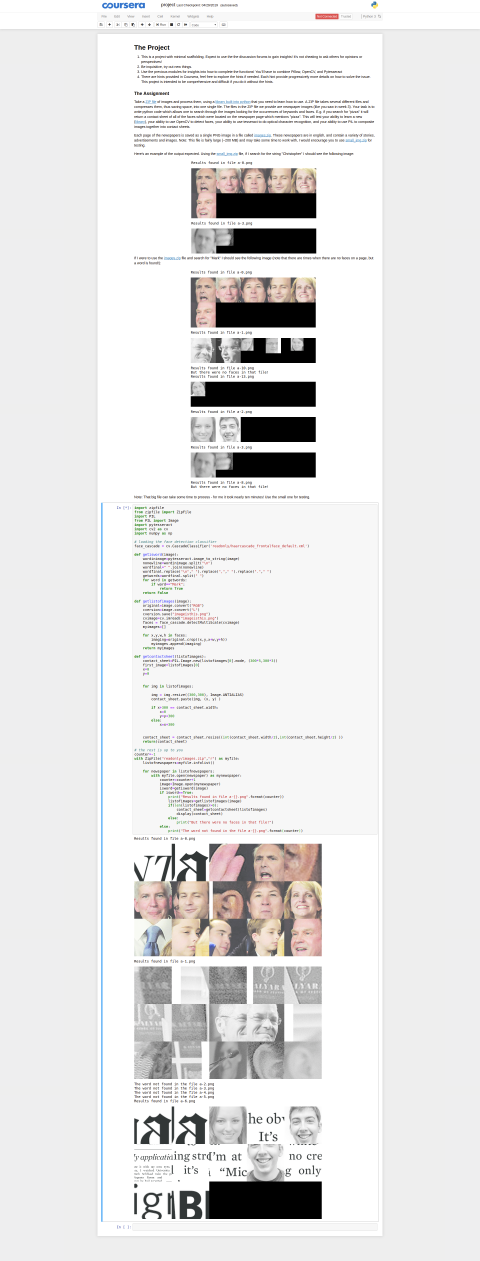
#> input picture Detection.png, 1920 x 5044 px (shown at 1/4 size)
$ python -i text_face_detection.py   (imports and definitions only)   (older library calls are emulated)
#> lines starting #> are read from the running program, lines starting #| are printed output that depends on the picture
#> further down, picture is the input picture: PIL image 1920x5044 RGBA; mean R, G, B, A 228.5, 227.7, 227.6, 255
import zipfile
from zipfile import ZipFile
import PIL
from PIL import Image
import pytesseract
import cv2 as cv
import numpy as np

# loading the face detection classifier
face_cascade = cv.CascadeClassifier('readonly/haarcascade_frontalface_default.xml')

def getisword(image):
    wordinimage=pytesseract.image_to_string(image)
    nonewline=wordinimage.split("\n")
    wordfinal=" ".join(nonewline)
    wordfinal.replace("\n"," ").replace(","," ").replace("."," ")
    getwords=wordfinal.split(" ")
    for word in getwords:
        if word=="Mark":
            return True
    return False

def getlistofimages(image):
    original=image.convert("RGB")
    cversion=image.convert("L")
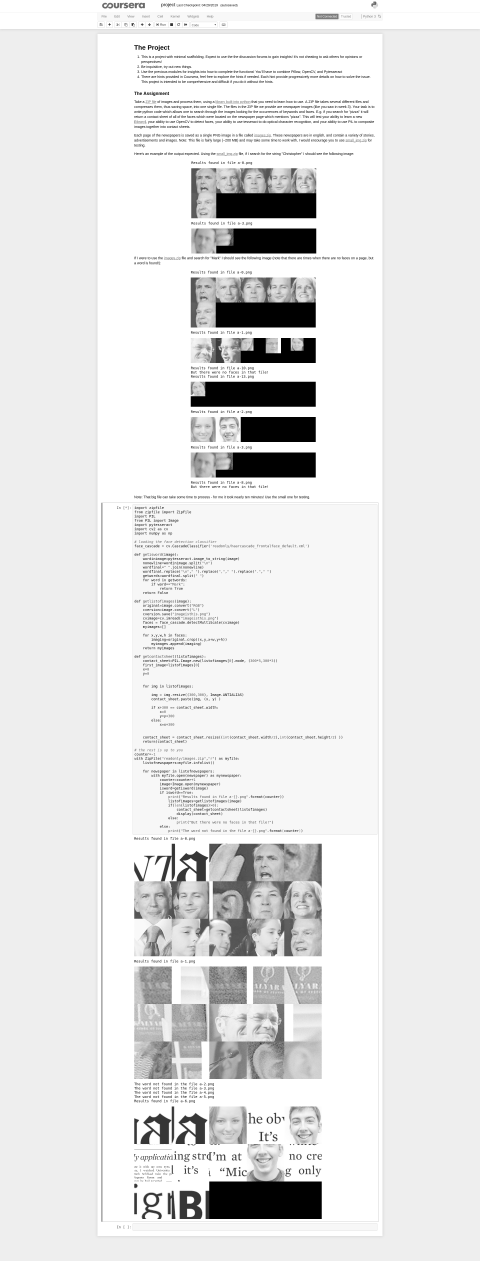
#> cversion: PIL image 1920x5044 L (shown at 1/4 size); min 0, max 255, mean 227.9
    cversion.save("imageisthis.png")
    cvimage=cv.imread("imageisthis.png")
#> cvimage: shape (5044, 1920, 3); min 0, max 255, mean 227.9
    faces = face_cascade.detectMultiScale(cvimage)
#> faces = 50 rows, first 6: [967, 1354, 44, 44], [1165, 1353, 48, 48], [765, 1528, 54, 54], [1067, 1355, 56, 56], [767, 674, 95, 95], [864, 915, 66, 66]
    myimages=[]

    for x,y,w,h in faces:
        imaging=original.crop((x,y,x+w,y+h))
        myimages.append(imaging)
#> this loop made 50 passes
#> (x, y, w, h) on passes 1 to 12: (967, 1354, 44, 44), (1165, 1353, 48, 48), (765, 1528, 54, 54), (1067, 1355, 56, 56), (767, 674, 95, 95), (864, 915, 66, 66), (770, 1215, 86, 86), (866, 1357, 88, 88), (873, 679, 86, 86), (1072, 677, 90, 90), (1172, 679, 88, 88), (773, 780, 82, 82)
#> pass 1, in getlistofimages, `imaging=original.crop((x,y,x+w,y+h))`:
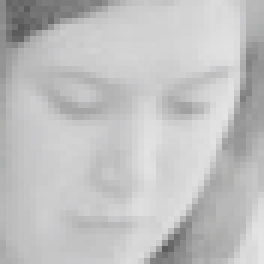
#> imaging: PIL image 44x44 RGB (shown 6 times larger); mean R, G, B 192.5, 192.6, 192.6
#> pass 2, in getlistofimages, `imaging=original.crop((x,y,x+w,y+h))`:
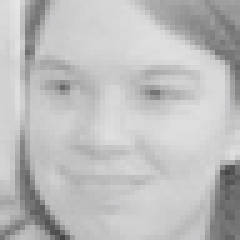
#> imaging: PIL image 48x48 RGB (shown 5 times larger); mean R, G, B 189.3, 189.4, 189.4
#> pass 3, in getlistofimages, `imaging=original.crop((x,y,x+w,y+h))`:
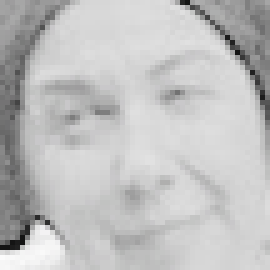
#> imaging: PIL image 54x54 RGB (shown 5 times larger); mean R, G, B 191.7, 191.7, 191.7
#> after the loop, myimages = 50 items
    return myimages

def getcontactsheet(listofimages):
    contact_sheet=PIL.Image.new(listofimages[0].mode, (300*5,300*3))
    first_image=listofimages[0]
    x=0
    y=0


    for img in listofimages:

        img = img.resize((300,300), Image.ANTIALIAS)
        contact_sheet.paste(img, (x, y) )

        if x+300 == contact_sheet.width:
            x=0
            y=y+300
        else:
            x=x+300


    contact_sheet = contact_sheet.resize((int(contact_sheet.width/2),int(contact_sheet.height/2) ))
    return(contact_sheet)

# the rest is up to you
counter=-1
# [18 lines not run here, left out]

>>> from PIL import Image
>>> picture = Image.open('Detection.png')
>>> result = getlistofimages(picture)
#> result = 50 items

$ run again, on PixelTransform.png
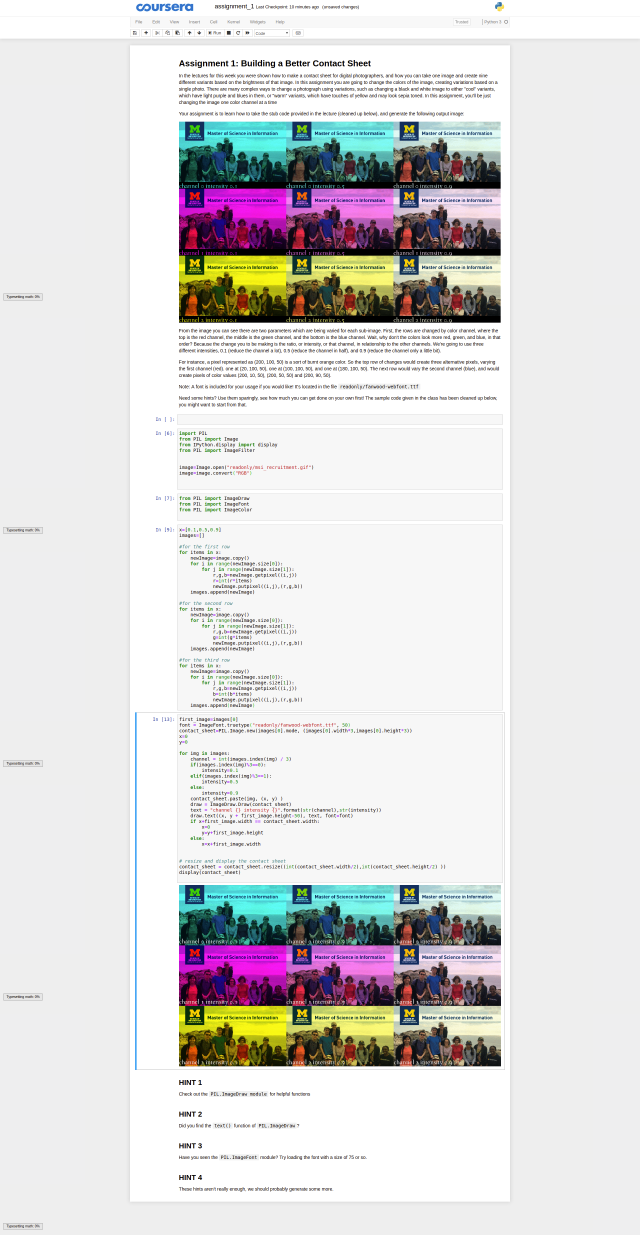
#> input picture PixelTransform.png, 1920 x 3705 px (shown at 1/3 size)
#> picture is the input picture: PIL image 1920x3705 RGBA; mean R, G, B, A 221.2, 220.1, 220.1, 255
#> in getlistofimages, `cversion=image.convert("L")`:
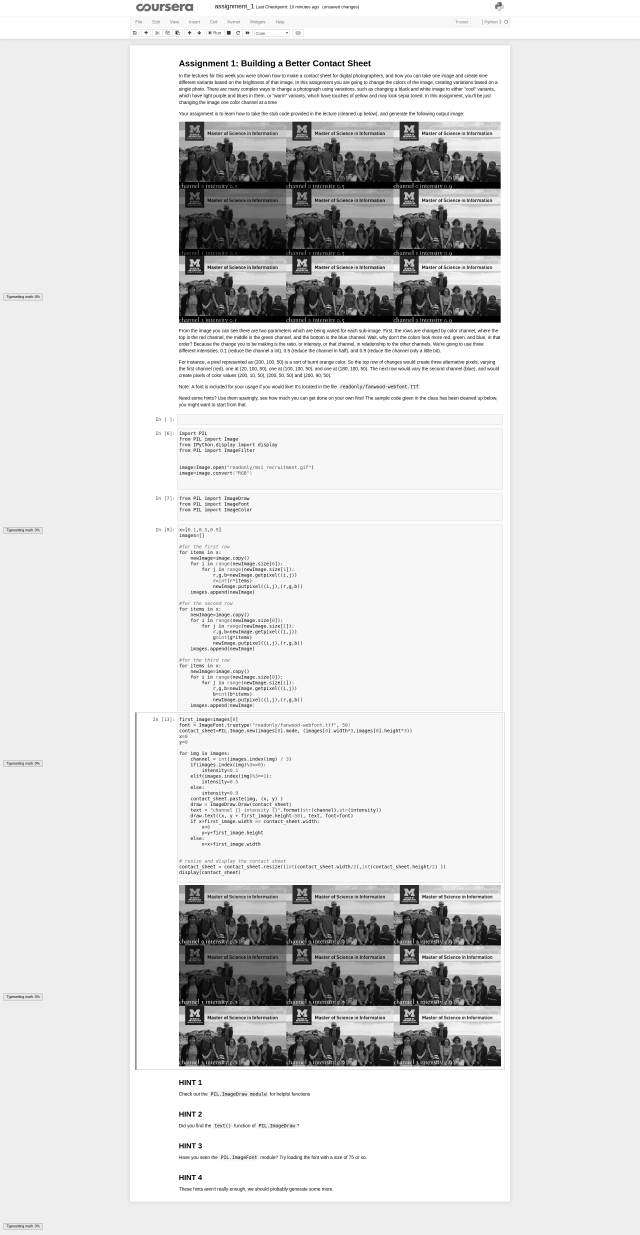
#> cversion: PIL image 1920x3705 L (shown at 1/3 size); min 0, max 255, mean 220.4
#> faces = 21 rows, first 6: [612, 442, 26, 26], [933, 442, 26, 26], [1254, 442, 26, 26], [611, 643, 27, 27], [1254, 643, 28, 28], [611, 844, 27, 27]
#> the loop in getlistofimages, `for x,y,w,h in faces:` made 21 passes
#> pass 3, in getlistofimages, `imaging=original.crop((x,y,x+w,y+h))`:
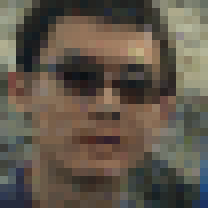
#> imaging: PIL image 26x26 RGB (shown 8 times larger); mean R, G, B 96.5, 87.1, 74.8
#> after the loop in getlistofimages, `for x,y,w,h in faces:`: myimages = 21 items
